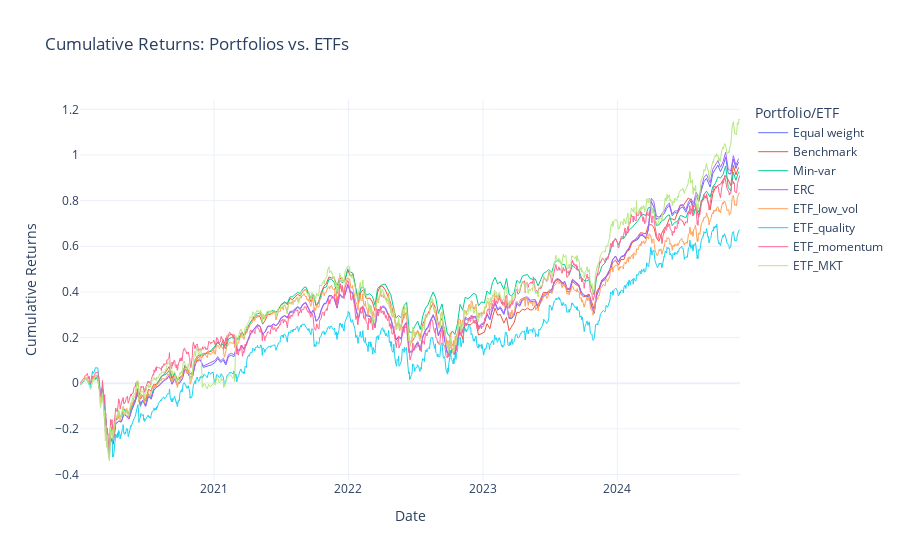

Notebook source saved alongside this figure:
### Code cell
plot_cumulative_returns(
    cumulative_returns,
    etf_returns,
    title="Cumulative Returns: Portfolios vs. ETFs"
)

### Figure 1 — Plotly figure (JSON) as saved in the notebook; plotly's stock layout.template omitted (floating-point values rounded to 4 significant figures; data arrays with more than 128 entries replaced by an {"elided": "..."} marker saying what was removed)
{"data": [{"line": {"width": 1}, "mode": "lines", "name": "Equal weight", "type": "scatter", "x": {"elided": "242 str values"}, "y": {"elided": "242 float values"}}, {"line": {"width": 1}, "mode": "lines", "name": "Benchmark", "type": "scatter", "x": {"elided": "242 str values"}, "y": {"elided": "242 float values"}}, {"line": {"width": 1}, "mode": "lines", "name": "Min-var", "type": "scatter", "x": {"elided": "242 str values"}, "y": {"elided": "242 float values"}}, {"line": {"width": 1}, "mode": "lines", "name": "ERC", "type": "scatter", "x": {"elided": "242 str values"}, "y": {"elided": "242 float values"}}, {"line": {"width": 1}, "mode": "lines", "name": "ETF_low_vol", "type": "scatter", "x": {"elided": "1236 str values"}, "y": {"elided": "1236 float values"}}, {"line": {"width": 1}, "mode": "lines", "name": "ETF_quality", "type": "scatter", "x": {"elided": "1236 str values"}, "y": {"elided": "1236 float values"}}, {"line": {"width": 1}, "mode": "lines", "name": "ETF_momentum", "type": "scatter", "x": {"elided": "1236 str values"}, "y": {"elided": "1236 float values"}}, {"line": {"width": 1}, "mode": "lines", "name": "ETF_MKT", "type": "scatter", "x": {"elided": "1236 str values"}, "y": {"elided": "1236 float values"}}], "layout": {"hovermode": "x unified", "legend": {"title": {"text": "Portfolio/ETF"}}, "title": {"text": "Cumulative Returns: Portfolios vs. ETFs"}, "xaxis": {"title": {"text": "Date"}}, "yaxis": {"title": {"text": "Cumulative Returns"}}}}
